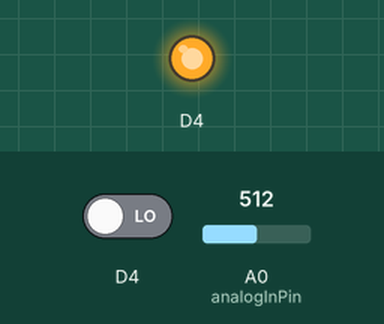
Bench run of a sketch on a simulated ESP8266 (NodeMCU). Parts: output pins drawn as LEDs (lit = HIGH). The inputs (shaded band) are chosen by the test bench; at power-on: D4 LOW, A0 (analogInPin) = 512. WiFi joins after 1.5 s; servers stay silent unless stated.

Above: at 3.2 s.
3.3 s: D4 driven HIGH
At 3.44 s:
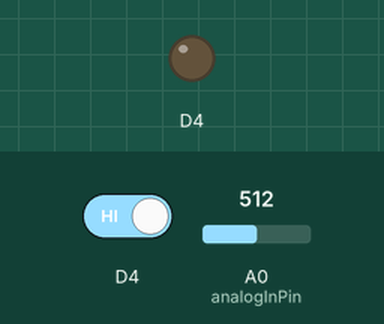
Timing chart, 0 to 6.3 s (numbered marks = the images above; inputs shaded):
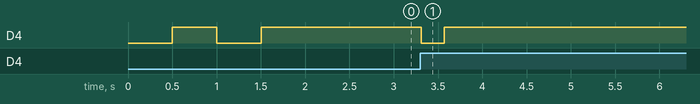

Measured:
- after the input at 3.3 s, D4: HIGH → LOW at once, → HIGH 0.26 s later

The sketch:

sender_low_power.ino
```cpp
#include <ESP8266WiFi.h>
#include <WiFiUdp.h>
//#include <ESP8266WebServer.h>

// simple POC : send hello world string over UDP-multicast address every 2 seconds.
// a very simple way to connect IOT to local network without need of any server.
// author : Marc Quinton / feb 2019
// keywords : esp8266, arduino, multicast, IOT, example, POC

WiFiUDP udp;
const int port = 5683;

// IPAddress broadcast;
IPAddress broadcast=IPAddress(224, 0, 1, 187);

const char* ssid = "sensor1";
const char* password = "testudp1234";
const char channel = 1;
const char hidden = 0;
const char max_connection = 4;

#include "telemetry_frame.h"

// ADC pin
const int analogInPin = A0;

void setup(void)
{
  Serial.begin(115200);
//  Serial.println("Startup");
  WiFi.persistent(false); // no need to wear off the flash as we have all data in the sketch
  WiFi.mode(WIFI_STA);
 // WiFi.softAP(ssid, password, channel, hidden, max_connection);
  WiFi.begin(ssid, password);

    /**
    * datasheet:
    *
   wifi_set_sleep_level():
   Set sleep level of modem sleep and light sleep
   This configuration should be called before calling wifi_set_sleep_type
   Modem-sleep and light sleep mode have minimum and maximum sleep levels.
   - In minimum sleep level, station wakes up at every DTIM to receive
     beacon.  Broadcast data will not be lost because it is transmitted after
     DTIM.  However, it can not save much more power if DTIM period is short,
     as specified in AP.
   - In maximum sleep level, station wakes up at every listen interval to
     receive beacon.  Broadcast data may be lost because station may be in sleep
     state at DTIM time.  If listen interval is longer, more power will be saved, but
     it’s very likely to lose more broadcast data.
   - Default setting is minimum sleep level.
   Further reading: https://routerguide.net/dtim-interval-period-best-setting/

   wifi_set_listen_interval():
   Set listen interval of maximum sleep level for modem sleep and light sleep
   It only works when sleep level is set as MAX_SLEEP_T
   forum: https://github.com/espressif/ESP8266_NONOS_SDK/issues/165#issuecomment-416121920
   default value seems to be 3 (as recommended by https://routerguide.net/dtim-interval-period-best-setting/)

   call order:
     wifi_set_sleep_level(MAX_SLEEP_T) (SDK3)
     wifi_set_listen_interval          (SDK3)
     wifi_set_sleep_type               (all SDKs)

    */


//  WiFi.setSleepMode(WIFI_LIGHT_SLEEP, 10);
  WiFi.setSleepMode(WIFI_MODEM_SLEEP, 10);

  //WiFi.setPhyMode(WIFI_PHY_MODE_11B); // max range
//  Serial.println("");

//  Serial.print("broadcast address : ");
//  Serial.print(broadcast);
//  Serial.print(":");
//  Serial.println(port);

// blink led until connected

    pinMode(D4, OUTPUT);
    while (WiFi.status() != WL_CONNECTED) {
    digitalWrite(D4,LOW);
    delay(500);
    digitalWrite(D4,HIGH);
    delay(500);
    }
    pinMode(D4, INPUT);

// deeper sleep pin - D4 high makes device update less often and
// sleep in meantime
// D4 low updates with 20ms intervals.

  udp.begin(port);
}

int UDP_packets = 0 ;
void loop(void)
{
struct telemetry_frame tframe ;
  tframe.voltage_ADC0 = analogRead(analogInPin) * (17.0/1024);

  udp.beginPacketMulticast(broadcast, port, WiFi.localIP());
  udp.write((byte*)&tframe,sizeof(tframe));
  udp.endPacket();

  if (digitalRead(D4) == HIGH) {
  int8_t rssi = WiFi.RSSI();
  uint16_t intensity_blue = map (rssi, -60,-95, 255,0);
  intensity_blue = constrain(intensity_blue, 0, 255);
    pinMode(D4, OUTPUT);
    digitalWrite(D4,LOW);
    delay(intensity_blue); // signal
    digitalWrite(D4,HIGH);
    pinMode(D4, INPUT);

//    delay(20);
  }
  UDP_packets++;

  if (digitalRead(D4) == HIGH){
   //WiFi.forceSleepBegin();  // Wifi Off
   delay(1000*10); // sleep for 10 seconds
   //WiFi.forceSleepWake();  // Wifi On
   // while (WiFi.status() != WL_CONNECTED) {
   // pinMode(D4, OUTPUT);
   // digitalWrite(D4,LOW);
   // delay(500);
   // digitalWrite(D4,HIGH);
   // delay(500);
   // pinMode(D4, INPUT);
  //  FIXME -- it all does not work, after few reconnects
  //  with weak signal, it ends up disconnected.
  //  reconnects eat up more energy than expected too
  //  }
  }
  else {
    delay (20); // no sleep mode, send packets as quick as reasonably possible.
  }

}
```

telemetry_frame.h
```cpp
#pragma pack(push,1)
typedef struct telemetry_frame {
 float voltage_ADC0 = 0;
} tframe;
#pragma pack(pop)
```
